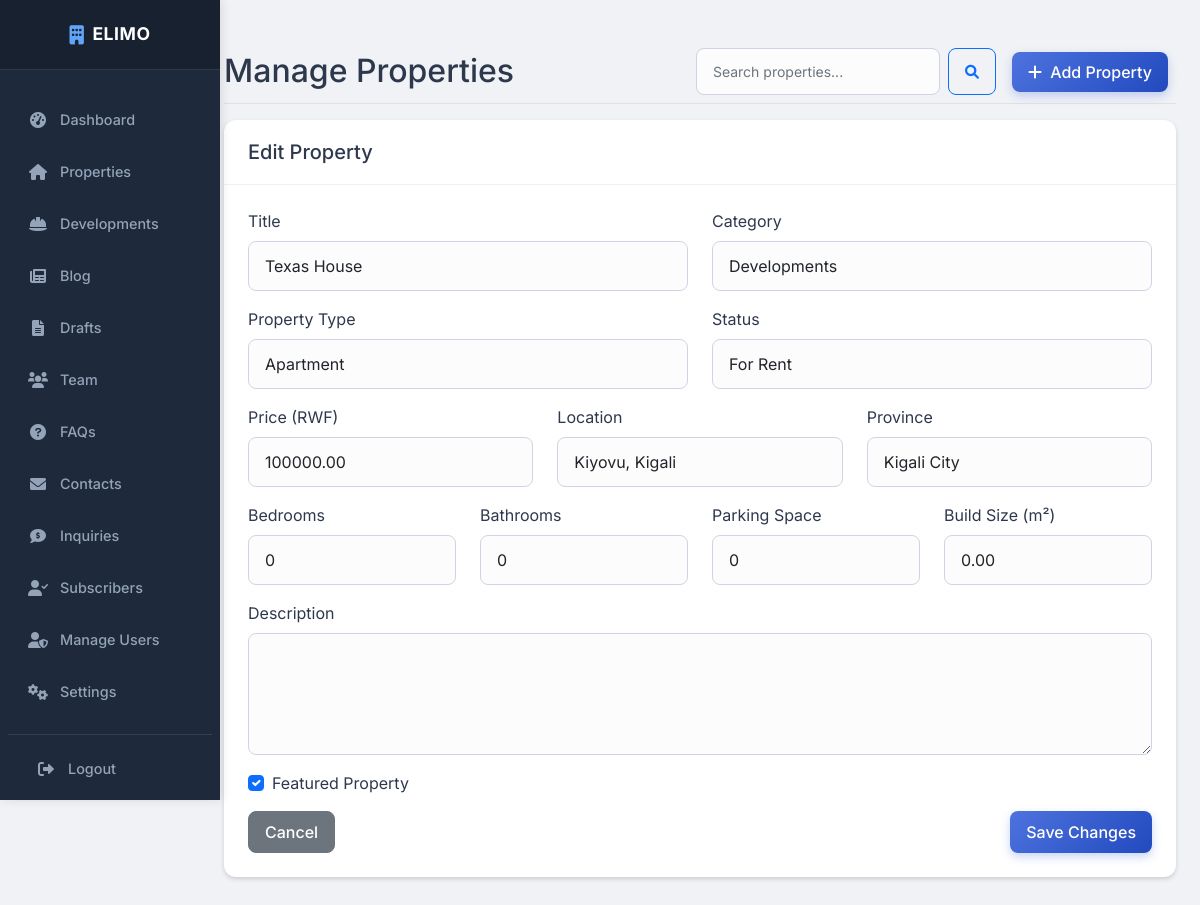
The page /admin/properties.php?edit=34 (signed in) on the database its author committed.
### tables this page shows
CREATE TABLE `properties` (
  `id` int(11) NOT NULL,
  `prop_id` varchar(50) DEFAULT NULL,
  `title` varchar(255) NOT NULL,
  `description` text DEFAULT NULL,
  `category` enum('Residential','Commercial','Developments','Land') NOT NULL,
  `property_type` enum('Apartment','House','Townhouse','Semi Detached','Office','Retail','Industrial','Land') NOT NULL,
  `status` enum('for-rent','for-sale','under-construction','sold','rented','draft') DEFAULT 'for-rent',
  `price` decimal(12,2) DEFAULT NULL,
  `location` varchar(100) NOT NULL,
  `province` varchar(50) DEFAULT NULL,
  `district` varchar(50) DEFAULT NULL,
  `bedrooms` int(11) DEFAULT NULL,
  `bathrooms` int(11) DEFAULT NULL,
  `garage` int(11) DEFAULT 0,
  `size_sqm` decimal(8,2) DEFAULT NULL,
  `plot_size` decimal(10,2) DEFAULT NULL,
  `zoning` varchar(100) DEFAULT NULL,
  `views` varchar(100) DEFAULT NULL,
  `ideal_for` varchar(255) DEFAULT NULL,
  `proximity` text DEFAULT NULL,
  `year_built` int(11) DEFAULT NULL,
  `stories` int(11) DEFAULT NULL,
  `furnished` varchar(50) DEFAULT NULL,
  `multi_family` varchar(10) DEFAULT NULL,
  `image_main` varchar(255) DEFAULT NULL,
  `images` longtext DEFAULT NULL CHECK (json_valid(`images`)),
  `features` longtext DEFAULT NULL CHECK (json_valid(`features`)),
  `amenities` longtext DEFAULT NULL CHECK (json_valid(`amenities`)),
  `is_featured` tinyint(1) DEFAULT 0,
  `created_at` timestamp NOT NULL DEFAULT current_timestamp(),
  `updated_at` timestamp NOT NULL DEFAULT current_timestamp() ON UPDATE current_timestamp(),
  `youtube_url` varchar(255) DEFAULT NULL,
  `instagram_url` varchar(255) DEFAULT NULL,
  `video` varchar(255) DEFAULT NULL
);

### includes/config.php (called while the page is built, shortened)
<?php
require_once __DIR__ . '/functions.php';
require_once __DIR__ . '/database.php';
function clean_input($data) {
    $data = trim($data);
    $data = stripslashes($data);
    $data = htmlspecialchars($data);
    return $data;
}
?>

### includes/database.php (called while the page is built, shortened)
<?php
try {
    $pdo = new PDO(
        "mysql:host=" . DB_HOST . ";dbname=" . DB_NAME . ";charset=utf8mb4",
        DB_USER,
        DB_PASS,
        [
            PDO::ATTR_ERRMODE => PDO::ERRMODE_EXCEPTION,
            PDO::ATTR_DEFAULT_FETCH_MODE => PDO::FETCH_ASSOC,
            PDO::ATTR_EMULATE_PREPARES => false,
        ]
    );
} catch (PDOException $e) {
    die("Database connection failed: " . $e->getMessage());
}
function execute_query($sql, $params = []) {
    global $pdo;
    try {
        $stmt = $pdo->prepare($sql);
        $stmt->execute($params);
        return $stmt;
    } catch (PDOException $e) {
        error_log("Database error: " . $e->getMessage());
        return false;
    }
}
function get_record($table, $id, $id_column = 'id') {
    $sql = "SELECT * FROM $table WHERE $id_column = ?";
    $stmt = execute_query($sql, [$id]);
    return $stmt ? $stmt->fetch() : false;
}
?>

### includes/functions.php (called while the page is built, shortened)
<?php
function get_property($id) {
    return get_record('properties', $id);
}
?>

### admin/properties.php (the view, shortened to what this page needs)
<?php
require_once '../includes/config.php';
$search = clean_input($_GET['search'] ?? '');
$edit_property = null;
if (isset($_GET['edit'])) {
    $edit_property = get_property((int)$_GET['edit']);
}
?>
<!DOCTYPE html>
<html lang="en">
<head>
    <?php include 'includes/header.php'; ?>
</head>
<body>
    <div class="container-fluid">
        <div class="row">
            <?php include 'includes/sidebar.php'; ?>
            <main class="col-md-9 ms-sm-auto col-lg-10 px-md-4 main-content">
                <div class="d-flex justify-content-between flex-wrap flex-md-nowrap align-items-center pt-3 pb-2 mb-3 border-bottom">
                    <div class="d-flex align-items-center">
                        <h1 class="h2 mb-0">Manage Properties</h1>
                    </div>
                    <div class="d-flex align-items-center">
                        <form method="GET" class="me-3 d-flex">
                            <input type="text" name="search" class="form-control form-control-sm me-2" placeholder="Search properties..." value="<?php echo htmlspecialchars($search); ?>">
                            <button type="submit" class="btn btn-sm btn-outline-primary">
                                <i class="fas fa-search"></i>
                            </button>
                        </form>
                        <div class="btn-group me-2">
                            <a href="properties.php?action=add" class="btn btn-primary">
                                <i class="fas fa-plus me-1"></i> Add Property
                            </a>
                        </div>
                    </div>
                </div>
                <?php if ($edit_property): ?>
                    <div class="card mb-4">
                        <div class="card-header">
                            <h5 class="mb-0">Edit Property</h5>
                        </div>
                        <div class="card-body">
                            <form method="POST" action="property-save.php">
                                <div class="row">
                                    <div class="col-md-6 mb-3">
                                        <label for="title" class="form-label">Title</label>
                                        <input type="text" class="form-control" id="title" name="title"
                                               value="<?php echo htmlspecialchars($edit_property['title']); ?>" required>
                                    </div>
                                    <div class="col-md-6 mb-3">
                                        <label for="category" class="form-label">Category</label>
                                        <select class="form-control" id="category" name="category" required>
                                            <option value="Developments" <?php echo $edit_property['category'] === 'Developments' ? 'selected' : ''; ?>>Developments</option>
                                        </select>
                                    </div>
                                </div>
                                <div class="row">
                                    <div class="col-md-6 mb-3">
                                        <label for="property_type" class="form-label">Property Type</label>
                                        <select class="form-control" id="property_type" name="property_type" required>
                                            <option value="Apartment" <?php echo $edit_property['property_type'] === 'Apartment' ? 'selected' : ''; ?>>Apartment</option>
                                        </select>
                                    </div>
                                    <div class="col-md-6 mb-3">
                                        <label for="status" class="form-label">Status</label>
                                        <select class="form-control" id="status" name="status" required>
                                            <option value="for-rent" <?php echo $edit_property['status'] === 'for-rent' ? 'selected' : ''; ?>>For Rent</option>
                                        </select>
                                    </div>
                                </div>
                                <div class="row">
                                    <div class="col-md-4 mb-3">
                                        <label for="price" class="form-label">Price (RWF)</label>
                                        <input type="number" class="form-control" id="price" name="price"
                                               value="<?php echo $edit_property['price']; ?>" step="0.01">
                                    </div>
                                    <div class="col-md-4 mb-3">
                                        <label for="location" class="form-label">Location</label>
                                        <input type="text" class="form-control" id="location" name="location"
                                               value="<?php echo htmlspecialchars($edit_property['location']); ?>" required>
                                    </div>
                                    <div class="col-md-4 mb-3">
                                        <label for="province" class="form-label">Province</label>
                                        <input type="text" class="form-control" id="province" name="province"
                                               value="<?php echo htmlspecialchars($edit_property['province']); ?>">
                                    </div>
                                </div>
                                <div class="row">
                                    <div class="col-md-3 mb-3">
                                        <label for="bedrooms" class="form-label">Bedrooms</label>
                                        <input type="number" class="form-control" id="bedrooms" name="bedrooms"
                                               value="<?php echo $edit_property['bedrooms']; ?>" min="0">
                                    </div>
                                    <div class="col-md-3 mb-3">
                                        <label for="bathrooms" class="form-label">Bathrooms</label>
                                        <input type="number" class="form-control" id="bathrooms" name="bathrooms"
                                               value="<?php echo $edit_property['bathrooms']; ?>" min="0">
                                    </div>
                                    <div class="col-md-3 mb-3">
                                        <label for="garage" class="form-label">Parking Space</label>
                                        <input type="number" class="form-control" id="garage" name="garage"
                                               value="<?php echo $edit_property['garage']; ?>" min="0">
                                    </div>
                                    <div class="col-md-3 mb-3">
                                        <label for="size_sqm" class="form-label">Build Size (m²)</label>
                                        <input type="number" class="form-control" id="size_sqm" name="size_sqm"
                                               value="<?php echo $edit_property['size_sqm']; ?>" step="0.01">
                                    </div>
                                </div>
                                <div class="mb-3">
                                    <label for="description" class="form-label">Description</label>
                                    <textarea class="form-control" id="description" name="description" rows="4" required><?php echo htmlspecialchars($edit_property['description']); ?></textarea>
                                </div>
                                <div class="mb-3">
                                    <div class="form-check">
                                        <input class="form-check-input" type="checkbox" id="is_featured" name="is_featured"
                                               <?php echo $edit_property['is_featured'] ? 'checked' : ''; ?>>
                                        <label class="form-check-label" for="is_featured">
                                            Featured Property
                                        </label>
                                    </div>
                                </div>
                                <div class="d-flex justify-content-between">
                                    <a href="properties.php" class="btn btn-secondary">Cancel</a>
                                    <button type="submit" class="btn btn-primary">Save Changes</button>
                                </div>
                            </form>
                        </div>
                    </div>
                <?php endif; ?>
            </main>
        </div>
    </div>
    <?php include 'includes/footer.php'; ?>
</html>

### admin/css/admin-style.css (style rules this page uses)
:root { --primary-color: #4e73df; --primary-dark: #224abe; --secondary-color: #858796; --success-color: #1cc88a; --info-color: #36b9cc; --warning-color: #f6c23e; --danger-color: #e74a3b; --light-color: #f8f9fc; --dark-color: #1a1c23; --sidebar-bg: #1a1c23; --sidebar-hover: #2c303b; --card-bg: #ffffff; --text-primary: #2e384d; --text-secondary: #6c757d; --border-color: #e3e6f0; --shadow-sm: 0 0.125rem 0.25rem 0 rgba(58, 59, 69, 0.2); --shadow-md: 0 0.15rem 1.75rem 0 rgba(58, 59, 69, 0.15); --transition-speed: 0.3s; }
body { font-family: 'Inter', -apple-system, BlinkMacSystemFont, "Segoe UI", Roboto, "Helvetica Neue", Arial, sans-serif; background-color: #f0f2f5; color: var(--text-primary); overflow-x: hidden; }
.main-content { background-color: #f0f2f5; min-height: 100vh; padding: 2rem; }
.card { background: var(--card-bg); border: none; border-radius: 12px; box-shadow: var(--shadow-sm); transition: transform 0.2s ease, box-shadow 0.2s ease; margin-bottom: 1.5rem; overflow: hidden; }
.card-header { background: transparent; border-bottom: 1px solid rgba(0, 0, 0, 0.05); padding: 1.25rem 1.5rem; font-weight: 600; display: flex; justify-content: space-between; align-items: center; }
.card-body { padding: 1.5rem; }
.btn { padding: 0.5rem 1rem; font-weight: 500; border-radius: 8px; transition: all 0.2s; }
.btn-primary { background: linear-gradient(135deg, var(--primary-color), var(--primary-dark)); border: none; box-shadow: 0 4px 10px rgba(78, 115, 223, 0.3); }
.form-control { border-radius: 8px; padding: 0.75rem 1rem; border: 1px solid #d1d3e2; background-color: #fcfcfd; }

### admin/includes/sidebar.php (style rules this page uses)
:root { --sidebar-bg: #1e293b; --sidebar-hover: #334155; --sidebar-active: #475569; --nav-text: #94a3b8; --nav-text-active: #ffffff; }
.main-content { margin-left: 220px; }

### rows shown on the page
properties: title "Texas House", category "Developments", property_type "Apartment", status "For Rent", price "100000.00", location "Kiyovu, Kigali", province "Kigali City", bedrooms "0", bathrooms "0", garage "0", size_sqm "0.00", is_featured "☑"
